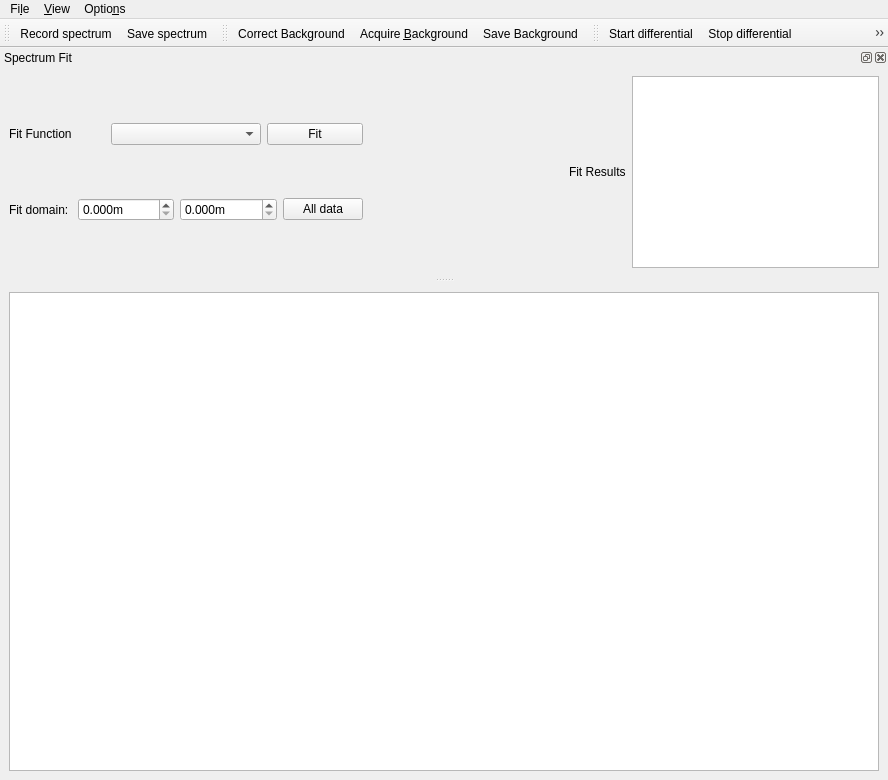
<?xml version="1.0" encoding="UTF-8"?>
<ui version="4.0">
 <class>ScanWindow</class>
 <widget class="QMainWindow" name="ScanWindow">
  <property name="geometry">
   <rect>
    <x>0</x>
    <y>0</y>
    <width>888</width>
    <height>780</height>
   </rect>
  </property>
  <property name="windowTitle">
   <string>qudi: Spectrometer</string>
  </property>
  <widget class="QWidget" name="centralwidget">
   <layout class="QVBoxLayout" name="verticalLayout_2">
    <item>
     <widget class="PlotWidget" name="plotWidget"/>
    </item>
   </layout>
  </widget>
  <widget class="QMenuBar" name="menubar">
   <property name="geometry">
    <rect>
     <x>0</x>
     <y>0</y>
     <width>888</width>
     <height>26</height>
    </rect>
   </property>
   <widget class="QMenu" name="menuLaserscan">
    <property name="title">
     <string>Fi&amp;le</string>
    </property>
    <addaction name="save_spectrum_Action"/>
    <addaction name="actionClose"/>
   </widget>
   <widget class="QMenu" name="menuView">
    <property name="title">
     <string>&amp;View</string>
    </property>
    <addaction name="restore_default_view_Action"/>
   </widget>
   <widget class="QMenu" name="menuOptions">
    <property name="title">
     <string>Optio&amp;ns</string>
    </property>
    <addaction name="action_FitSettings"/>
   </widget>
   <addaction name="menuLaserscan"/>
   <addaction name="menuView"/>
   <addaction name="menuOptions"/>
  </widget>
  <widget class="QToolBar" name="measure_ToolBar">
   <property name="enabled">
    <bool>true</bool>
   </property>
   <property name="windowTitle">
    <string>toolBar</string>
   </property>
   <attribute name="toolBarArea">
    <enum>TopToolBarArea</enum>
   </attribute>
   <attribute name="toolBarBreak">
    <bool>false</bool>
   </attribute>
   <addaction name="rec_single_spectrum_Action"/>
   <addaction name="save_spectrum_Action"/>
  </widget>
  <widget class="QToolBar" name="background_ToolBar">
   <property name="windowTitle">
    <string>toolBar</string>
   </property>
   <attribute name="toolBarArea">
    <enum>TopToolBarArea</enum>
   </attribute>
   <attribute name="toolBarBreak">
    <bool>false</bool>
   </attribute>
   <addaction name="correct_background_Action"/>
   <addaction name="acquire_background_Action"/>
   <addaction name="save_background_Action"/>
  </widget>
  <widget class="QToolBar" name="differential_ToolBar">
   <property name="windowTitle">
    <string>toolBar</string>
   </property>
   <attribute name="toolBarArea">
    <enum>TopToolBarArea</enum>
   </attribute>
   <attribute name="toolBarBreak">
    <bool>false</bool>
   </attribute>
   <addaction name="start_diff_spec_Action"/>
   <addaction name="stop_diff_spec_Action"/>
   <addaction name="resume_diff_spec_Action"/>
  </widget>
  <widget class="QDockWidget" name="spectrum_fit_dockWidget">
   <property name="sizePolicy">
    <sizepolicy hsizetype="Preferred" vsizetype="Preferred">
     <horstretch>0</horstretch>
     <verstretch>0</verstretch>
    </sizepolicy>
   </property>
   <property name="windowTitle">
    <string>Spectrum Fit</string>
   </property>
   <attribute name="dockWidgetArea">
    <number>4</number>
   </attribute>
   <widget class="QWidget" name="dockWidgetContents_4">
    <layout class="QHBoxLayout" name="horizontalLayout_4">
     <item>
      <layout class="QVBoxLayout" name="verticalLayout">
       <item>
        <layout class="QHBoxLayout" name="horizontalLayout_2">
         <item>
          <widget class="QLabel" name="label">
           <property name="text">
            <string>Fit Function</string>
           </property>
          </widget>
         </item>
         <item>
          <widget class="FitSettingsComboBox" name="fit_methods_ComboBox">
           <property name="minimumSize">
            <size>
             <width>150</width>
             <height>0</height>
            </size>
           </property>
           <property name="maximumSize">
            <size>
             <width>150</width>
             <height>16777215</height>
            </size>
           </property>
          </widget>
         </item>
         <item>
          <widget class="QPushButton" name="do_fit_PushButton">
           <property name="text">
            <string>Fit</string>
           </property>
          </widget>
         </item>
        </layout>
       </item>
       <item>
        <layout class="QHBoxLayout" name="horizontalLayout_3">
         <item>
          <widget class="QLabel" name="label_2">
           <property name="text">
            <string>Fit domain: </string>
           </property>
          </widget>
         </item>
         <item>
          <widget class="ScienDSpinBox" name="fit_domain_min_doubleSpinBox">
           <property name="sizePolicy">
            <sizepolicy hsizetype="Minimum" vsizetype="Fixed">
             <horstretch>0</horstretch>
             <verstretch>0</verstretch>
            </sizepolicy>
           </property>
           <property name="minimumSize">
            <size>
             <width>90</width>
             <height>0</height>
            </size>
           </property>
           <property name="suffix">
            <string>m</string>
           </property>
           <property name="decimals">
            <number>3</number>
           </property>
           <property name="maximum">
            <double>1000000000.000000000000000</double>
           </property>
           <property name="singleStep">
            <double>0.100000000000000</double>
           </property>
          </widget>
         </item>
         <item>
          <widget class="ScienDSpinBox" name="fit_domain_max_doubleSpinBox">
           <property name="sizePolicy">
            <sizepolicy hsizetype="Minimum" vsizetype="Fixed">
             <horstretch>0</horstretch>
             <verstretch>0</verstretch>
            </sizepolicy>
           </property>
           <property name="minimumSize">
            <size>
             <width>90</width>
             <height>0</height>
            </size>
           </property>
           <property name="suffix">
            <string>m</string>
           </property>
           <property name="decimals">
            <number>3</number>
           </property>
           <property name="minimum">
            <double>0.000000000000000</double>
           </property>
           <property name="maximum">
            <double>1000000000.000000000000000</double>
           </property>
           <property name="singleStep">
            <double>0.100000000000000</double>
           </property>
          </widget>
         </item>
         <item>
          <widget class="QPushButton" name="fit_domain_all_data_pushButton">
           <property name="text">
            <string>All data</string>
           </property>
          </widget>
         </item>
        </layout>
       </item>
      </layout>
     </item>
     <item>
      <spacer name="horizontalSpacer">
       <property name="orientation">
        <enum>Qt::Horizontal</enum>
       </property>
       <property name="sizeHint" stdset="0">
        <size>
         <width>208</width>
         <height>20</height>
        </size>
       </property>
      </spacer>
     </item>
     <item>
      <layout class="QHBoxLayout" name="horizontalLayout">
       <item>
        <widget class="QLabel" name="label_3">
         <property name="text">
          <string>Fit Results</string>
         </property>
        </widget>
       </item>
       <item>
        <widget class="QTextBrowser" name="spectrum_fit_results_DisplayWidget"/>
       </item>
      </layout>
     </item>
    </layout>
   </widget>
  </widget>
  <action name="actionClose">
   <property name="icon">
    <iconset>
     <normaloff>../../artwork/icons/application-exit.svg</normaloff>../../artwork/icons/application-exit.svg</iconset>
   </property>
   <property name="text">
    <string>&amp;Close</string>
   </property>
  </action>
  <action name="rec_single_spectrum_Action">
   <property name="icon">
    <iconset>
     <normaloff>../../artwork/icons/record-counter.svgz</normaloff>../../artwork/icons/record-counter.svgz</iconset>
   </property>
   <property name="text">
    <string>Record spectrum</string>
   </property>
   <property name="toolTip">
    <string>Record spectrum (A)</string>
   </property>
   <property name="shortcut">
    <string>A</string>
   </property>
  </action>
  <action name="stop_diff_spec_Action">
   <property name="enabled">
    <bool>true</bool>
   </property>
   <property name="text">
    <string>Stop differential</string>
   </property>
  </action>
  <action name="restore_default_view_Action">
   <property name="text">
    <string>&amp;Restore default view</string>
   </property>
  </action>
  <action name="start_diff_spec_Action">
   <property name="text">
    <string>Start differential</string>
   </property>
   <property name="toolTip">
    <string>Start differential (D)</string>
   </property>
   <property name="shortcut">
    <string>D</string>
   </property>
  </action>
  <action name="save_spectrum_Action">
   <property name="icon">
    <iconset>
     <normaloff>../../artwork/icons/document-save.svg</normaloff>../../artwork/icons/document-save.svg</iconset>
   </property>
   <property name="text">
    <string>&amp;Save spectrum</string>
   </property>
   <property name="toolTip">
    <string>Save spectrum (Strg+S)</string>
   </property>
   <property name="shortcut">
    <string>Ctrl+S</string>
   </property>
  </action>
  <action name="resume_diff_spec_Action">
   <property name="text">
    <string>Resume differential</string>
   </property>
   <property name="toolTip">
    <string>Resume a differential spectrum which was stopped</string>
   </property>
  </action>
  <action name="acquire_background_Action">
   <property name="text">
    <string>Acquire Background</string>
   </property>
   <property name="iconText">
    <string>Acquire &amp;Background</string>
   </property>
   <property name="toolTip">
    <string>Acquire Background Spectrum (B)</string>
   </property>
   <property name="shortcut">
    <string>B</string>
   </property>
  </action>
  <action name="correct_background_Action">
   <property name="checkable">
    <bool>true</bool>
   </property>
   <property name="icon">
    <iconset>
     <normaloff>../../artwork/styles/application/qdark/checkbox_unchecked.png</normaloff>
     <normalon>../../artwork/styles/application/qdark/checkbox_checked.png</normalon>../../artwork/styles/application/qdark/checkbox_unchecked.png</iconset>
   </property>
   <property name="text">
    <string>&amp;Correct Background</string>
   </property>
   <property name="toolTip">
    <string>Select if the background correction should be appied (C)</string>
   </property>
   <property name="shortcut">
    <string>C</string>
   </property>
  </action>
  <action name="save_background_Action">
   <property name="text">
    <string>Save Background</string>
   </property>
   <property name="toolTip">
    <string>Save the background spectrum (Shift+B)</string>
   </property>
   <property name="shortcut">
    <string>Shift+B</string>
   </property>
  </action>
  <action name="action_FitSettings">
   <property name="text">
    <string>&amp;Fit settings</string>
   </property>
  </action>
 </widget>
 <customwidgets>
  <customwidget>
   <class>PlotWidget</class>
   <extends>QGraphicsView</extends>
   <header>pyqtgraph</header>
  </customwidget>
  <customwidget>
   <class>FitSettingsComboBox</class>
   <extends>QComboBox</extends>
   <header>gui/fitsettings</header>
  </customwidget>
  <customwidget>
   <class>ScienDSpinBox</class>
   <extends>QDoubleSpinBox</extends>
   <header>qtwidgets.scientific_spinbox.h</header>
  </customwidget>
 </customwidgets>
 <resources/>
 <connections>
  <connection>
   <sender>actionClose</sender>
   <signal>triggered()</signal>
   <receiver>ScanWindow</receiver>
   <slot>close()</slot>
   <hints>
    <hint type="sourcelabel">
     <x>-1</x>
     <y>-1</y>
    </hint>
    <hint type="destinationlabel">
     <x>401</x>
     <y>299</y>
    </hint>
   </hints>
  </connection>
 </connections>
</ui>
